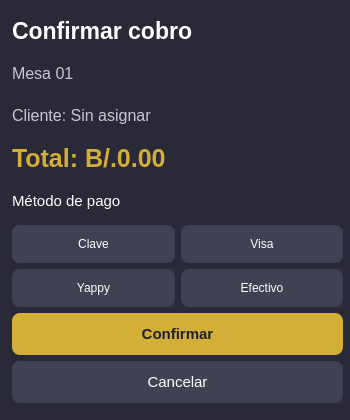
<?xml version="1.0" encoding="UTF-8"?>
<ui version="4.0">
 <class>DialogCobro</class>
 <widget class="QDialog" name="DialogCobro">
  <property name="geometry">
   <rect>
    <x>0</x>
    <y>0</y>
    <width>350</width>
    <height>420</height>
   </rect>
  </property>
  <property name="minimumSize">
   <size>
    <width>0</width>
    <height>0</height>
   </size>
  </property>
  <property name="maximumSize">
   <size>
    <width>16777215</width>
    <height>16777215</height>
   </size>
  </property>
  <property name="windowTitle">
   <string>Confirmar cobro</string>
  </property>
  <property name="styleSheet">
   <string notr="true">QDialog {
    background-color: #292938;
    color: white;
}

QLabel {
    color: white;
    font-size: 15px;
}

QPushButton {
    background-color: #414154;
    color: white;
    border: none;
    border-radius: 8px;
    padding: 12px;
}

QPushButton:checked {background-color: #D4AF37; color: #161622; font-weight: bold;}
QPushButton:hover {
    background-color: #55556A;
}</string>
  </property>
  <widget class="QWidget" name="layoutWidget">
   <property name="geometry">
    <rect>
     <x>12</x>
     <y>12</y>
     <width>331</width>
     <height>391</height>
    </rect>
   </property>
   <layout class="QVBoxLayout" name="verticalLayout">
    <item>
     <widget class="QLabel" name="lblTituloCobro">
      <property name="styleSheet">
       <string notr="true">color: #FFFFFF;
font-size: 23px;
font-weight: bold;</string>
      </property>
      <property name="text">
       <string>Confirmar cobro</string>
      </property>
     </widget>
    </item>
    <item>
     <widget class="QLabel" name="lblMesaCobro">
      <property name="styleSheet">
       <string notr="true">color: #C8C8D4;
font-size: 16px;</string>
      </property>
      <property name="text">
       <string>Mesa 01</string>
      </property>
     </widget>
    </item>
    <item>
     <widget class="QLabel" name="lblClienteCobro">
      <property name="styleSheet">
       <string notr="true">color: #C8C8D4;
font-size: 16px;</string>
      </property>
      <property name="text">
       <string>Cliente: Sin asignar</string>
      </property>
     </widget>
    </item>
    <item>
     <widget class="QLabel" name="lblTotalCobro">
      <property name="styleSheet">
       <string notr="true">color: #D4AF37;
font-size: 25px;
font-weight: bold;</string>
      </property>
      <property name="text">
       <string>Total: B/.0.00</string>
      </property>
     </widget>
    </item>
    <item><widget class="QLabel" name="lblPago"><property name="text"><string>Método de pago</string></property></widget></item>
    <item><layout class="QGridLayout" name="opcionesPago">
<item row="0" column="0"><widget class="QPushButton" name="pagoClave"><property name="text"><string>Clave</string></property><property name="checkable"><bool>true</bool></property></widget></item>
<item row="0" column="1"><widget class="QPushButton" name="pagoVisa"><property name="text"><string>Visa</string></property><property name="checkable"><bool>true</bool></property></widget></item>
<item row="1" column="0"><widget class="QPushButton" name="pagoYappy"><property name="text"><string>Yappy</string></property><property name="checkable"><bool>true</bool></property></widget></item>
<item row="1" column="1"><widget class="QPushButton" name="pagoEfectivo"><property name="text"><string>Efectivo</string></property><property name="checkable"><bool>true</bool></property></widget></item>
    </layout></item>
    <item>
     <widget class="QPushButton" name="btnConfirmarCobro">
      <property name="styleSheet">
       <string notr="true">QPushButton {
    background-color: #D4AF37;
    color: #20202B;
    border-radius: 8px;
    font-size: 15px;
    font-weight: bold;
    padding: 12px;
}

QPushButton:hover {
    background-color: #E5C45A;
}</string>
      </property>
      <property name="text">
       <string>Confirmar</string>
      </property>
     </widget>
    </item>
    <item>
     <widget class="QPushButton" name="btnCancelarCobro">
      <property name="styleSheet">
       <string notr="true">QPushButton {
    background-color: #414154;
    color: white;
    border-radius: 8px;
    font-size: 15px;
    padding: 12px;
}

QPushButton:hover {
    background-color: #55556A;
}</string>
      </property>
      <property name="text">
       <string>Cancelar</string>
      </property>
     </widget>
    </item>
   </layout>
  </widget>
 </widget>
 <resources/>
 <connections/>
</ui>
